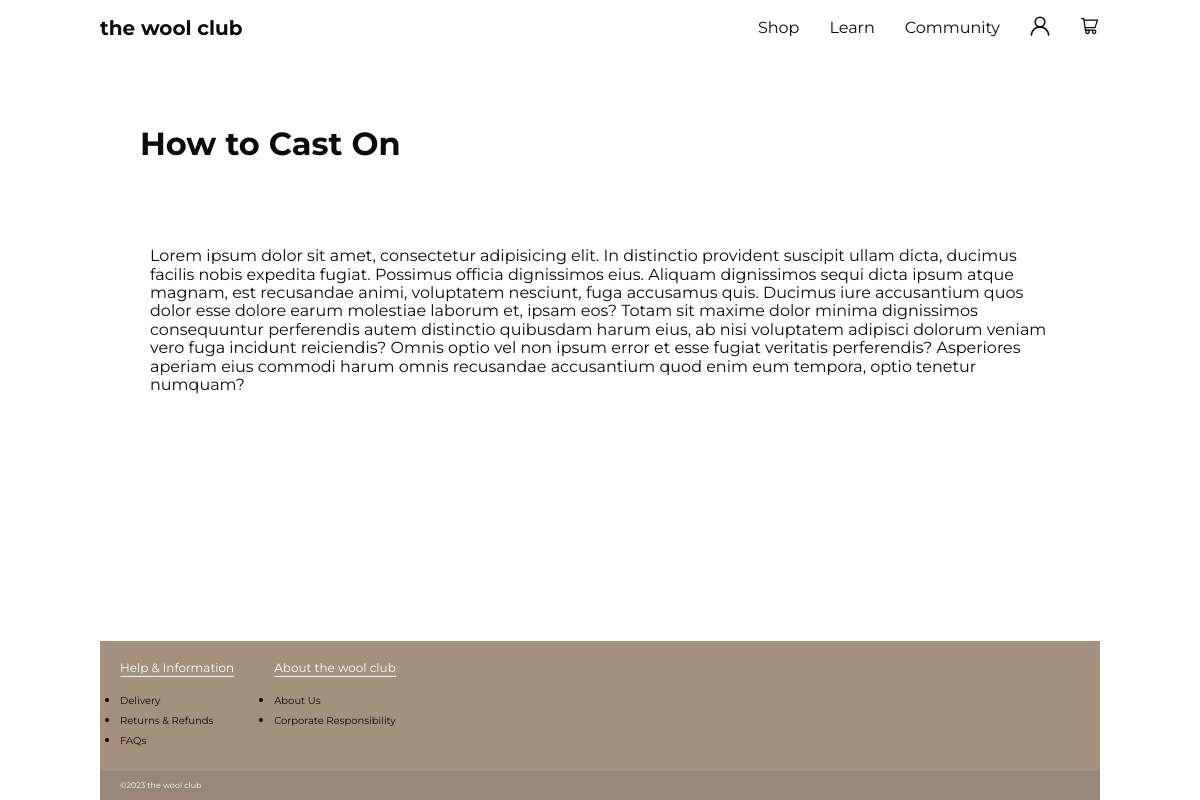
Page /learn/the_basics/How to Cast On/ on the committed database.
### learn/models.py (models this page shows)
class BasicArticle(models.Model):
    title = models.TextField()
    content = models.TextField()
    def __str__(self):
        return self.title

### learn/views.py (the view)
# urls.py: path('the_basics/<str:title>/', views.basics_details, name="basics_details"),
def basics_details(request, title):
    article = get_object_or_404(BasicArticle, title=title)
    print(article)
    return render(request, 'learn/the_basics_details.html', {'article': article})

### templates/learn/the_basics_details.html
{% extends 'base.html' %}
{% load static %}
{% block content %}
<section>
<div class="card-background workshop-details">
    <section class="card workshop-header">
      <div class="workshop-info">
        <h2 class="workshop-title">{{article.title}}</h2>
      </div>
    </section>
    <section class="card">
      <div class="workshop-text">
      <p>{{ article.content }}</p>
      </div>
    </section>
</div>
</section>
{% endblock content %}

### static/css/style.css (style rules this page uses)
* { margin: 0; padding: 0; box-sizing: border-box; }
body { font-family: "Montserrat", sans-serif; color: #0C0B0B; min-height: 100vh; display: flex; flex-direction: column; }
.background { background-repeat: repeat-y; background-image: url('https://images.pexels.com/photos/317333/pexels-photo-317333.jpeg?auto=compress&cs=tinysrgb&w=1260&h=750&dpr=1'); background-size: 1000px auto; background-position-x: center; background-position-y: center; background-attachment: fixed; }
.container { max-width: 1000px; margin: 0 auto; }
.card-background { padding: 0.5rem; box-shadow: var(--shadow); border-radius: 0.5rem; margin-top: 30px; display: flex; flex-direction: column; }
.card { margin: 0.5rem; padding: 1.5rem; background-color: rgba(255, 255, 255, 0.7); border-radius: 0.5rem; box-shadow: var(--shadow-small); display: flex; justify-content: space-between; }
.workshop-title { font-size: 2rem; }
.workshop-text { margin-top: 20px; margin-bottom: 20px; margin-left: 10px; }
.workshop-header { display: flex; justify-content: space-between; align-items: center; }

### rows in the picture
BasicArticle: title "How to Cast On", content "Lorem ipsum dolor sit amet, consectetur adipisicing elit. In distinctio provident suscipit ullam dicta, ducimus facilis nobis expedita fugiat. Possimus officia dignissimos eius. Aliquam dignissimos sequi dicta ipsum atque magnam, est recusandae animi, voluptatem nesciunt, fuga accusamus quis. Ducimus iure accusantium quos dolor esse dolore earum molestiae laborum et, ipsam eos? Totam sit maxime dolor minima dignissimos consequuntur perferendis autem distinctio quibusdam harum eius, ab nisi voluptatem adipisci dolorum veniam vero fuga incidunt reiciendis? Omnis optio vel non ipsum error et esse fugiat veritatis perferendis? Asperiores aperiam eius commodi harum omnis recusandae accusantium…"
